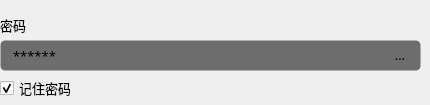
           <widget class="QWidget" name="tab_keyboard">
            <attribute name="title">
             <string>   Keyboard Interactive   </string>
            </attribute>
            <widget class="QToolButton" name="toolButton_6">
             <property name="geometry">
              <rect>
               <x>380</x>
               <y>40</y>
               <width>40</width>
               <height>30</height>
              </rect>
             </property>
             <property name="sizePolicy">
              <sizepolicy hsizetype="Expanding" vsizetype="Expanding">
               <horstretch>0</horstretch>
               <verstretch>0</verstretch>
              </sizepolicy>
             </property>
             <property name="minimumSize">
              <size>
               <width>30</width>
               <height>30</height>
              </size>
             </property>
             <property name="maximumSize">
              <size>
               <width>40</width>
               <height>30</height>
              </size>
             </property>
             <property name="font">
              <font>
               <family>OPPOSans B</family>
               <pointsize>10</pointsize>
               <stylestrategy>PreferAntialias</stylestrategy>
              </font>
             </property>
             <property name="styleSheet">
              <string notr="true">QToolButton {
background-color: rgba(25, 25, 25,0);
border: 1px solid rgba(255, 255, 255, 0);
border-radius: 5px;
padding-left:10px;
padding-right:10px;
}

QToolButton::menu-indicator { 
	image: None;
}

 
QToolButton:hover {
background-color: rgba(25, 25, 25,0);
border: 1px solid rgba(255, 255, 255, 0);
border-radius: 5px;
padding-left:10px;
padding-right:10px;
}</string>
             </property>
             <property name="text">
              <string>取消</string>
             </property>
             <property name="icon">
              <iconset resource="lib.qrc">
               <normaloff>:/lib/eye1.png</normaloff>:/lib/eye1.png</iconset>
             </property>
             <property name="iconSize">
              <size>
               <width>14</width>
               <height>14</height>
              </size>
             </property>
            </widget>
            <widget class="QCheckBox" name="checkBox_remember_password_2">
             <property name="geometry">
              <rect>
               <x>0</x>
               <y>80</y>
               <width>71</width>
               <height>16</height>
              </rect>
             </property>
             <property name="font">
              <font>
               <family>OPPOSans B</family>
               <pointsize>10</pointsize>
               <stylestrategy>PreferAntialias</stylestrategy>
              </font>
             </property>
             <property name="text">
              <string>记住密码</string>
             </property>
             <property name="checked">
              <bool>true</bool>
             </property>
            </widget>
            <widget class="QLineEdit" name="lineEdit_password_data_2">
             <property name="geometry">
              <rect>
               <x>0</x>
               <y>40</y>
               <width>421</width>
               <height>31</height>
              </rect>
             </property>
             <property name="minimumSize">
              <size>
               <width>0</width>
               <height>30</height>
              </size>
             </property>
             <property name="font">
              <font>
               <family>OPPOSans B</family>
               <pointsize>10</pointsize>
              </font>
             </property>
             <property name="styleSheet">
              <string notr="true">background-color: rgb(25, 25, 25, 155);
border: 1px solid rgba(255, 255, 255, 0);
border-radius: 5px;
padding-left:10px;
padding-right:10px;</string>
             </property>
             <property name="text">
              <string>******</string>
             </property>
            </widget>
            <widget class="QLabel" name="label_password_2">
             <property name="geometry">
              <rect>
               <x>0</x>
               <y>10</y>
               <width>39</width>
               <height>30</height>
              </rect>
             </property>
             <property name="font">
              <font>
               <family>OPPOSans B</family>
               <pointsize>10</pointsize>
              </font>
             </property>
             <property name="text">
              <string>密码</string>
             </property>
            </widget>
            <zorder>checkBox_remember_password_2</zorder>
            <zorder>lineEdit_password_data_2</zorder>
            <zorder>label_password_2</zorder>
            <zorder>toolButton_6</zorder>
           </widget>
